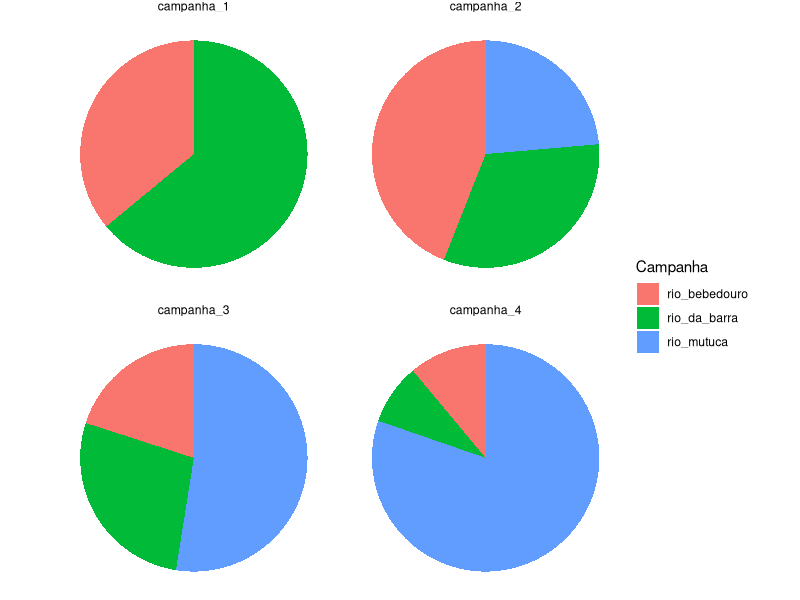

The R script that drew this image: (Note: this script raises an error after producing the figure.)
# Resumo da base de dados. Agora considerando rio e campanha
# Quantos insetos foram coletados? (Por rio e campanha)
# Qual a riqueza de classes, ordens e familias? (Por rio e campanha)
# Quais táxons mais e menos representativos? (Por rio e campanha) SERÁ??


############################### Ambiente #######################################
library(tidyverse)
library(RColorBrewer)
# setwd("C:/Users/Giovana/Desktop/mestrado_giovana/")


############################## Processamento ###################################
df <- read_csv("dados/processado/imaturos_piata_limpo.csv")


# Abundancia -------------------------------------------------------------------
sumario_especimes <- df %>%
  group_by(rio, campanha) %>% 
  summarise(abundancia_especimes = sum(abundance)) %>%
  ungroup() %>%
  group_by(campanha) %>%
  mutate(abundancia_total_campanha = sum(abundancia_especimes)) %>%
  ungroup() %>%
  mutate(abundancia_relativa = abundancia_especimes / abundancia_total_campanha)

# Pie chart por rio
plot <- 
  ggplot(
    sumario_especimes, aes(x = "", y = abundancia_relativa, fill = rio)
  ) +
  geom_bar(stat = "identity", width = 1) +
  coord_polar(theta = "y") +
  facet_wrap(~ campanha) +
  labs(x = NULL, y = NULL, fill = "Campanha") +
  theme_void() +
  theme(legend.position = "right")



sumario_abundancia_ordens <- df %>%
  group_by(rio, campanha, order) %>% 
  summarise(abundancia_ordens = sum(abundance)) %>%
  ungroup() %>%
  group_by(rio, campanha) %>%
  mutate(total_tratamento = sum(abundancia_ordens))%>%
  ungroup() %>%
  mutate(abundancia_relativa = abundancia_ordens / total_tratamento) 


# Transformar abaixo de 1% em outros
sumario_abundancia_ordens <-
sumario_abundancia_ordens %>%
mutate(order = ifelse(abundancia_relativa < 0.02, "outros", order)) %>%
group_by(rio, campanha, order) %>%
summarise(abundancia_relativa = sum(abundancia_relativa))
  
# Plot -------------------------------------------------------------------------
# Garantir que a ordem das campanhas fique correta

sumario_abundancia_ordens <- 
  sumario_abundancia_ordens %>%
  mutate(
    campanha = factor(
      campanha, 
      levels = c("campanha_1", "campanha_2", "campanha_3", "campanha_4")
    )
  )

# gráfico de barras empilhadas
plot <- ggplot(sumario_abundancia_ordens,
       aes(x = campanha, y = abundancia_relativa, fill = order)) +
  geom_bar(stat = "identity") +
  facet_wrap(~ rio) +
  scale_fill_manual(values = cores_contraste_escuro) +
  labs(x = "Campanha", 
       y = "Abundância relativa",
       fill = "Ordem") +
  theme_minimal(base_size = 8) +
  theme(axis.text.x = element_text(angle = 90, hjust = 0.5))
plot

# Riqueza ----------------------------------------------------------------------

# riqueza por classe ---
sumario_riqueza_classe <- df %>%
  group_by(rio, campanha, class) %>%
  summarise(riqueza = n_distinct(family))

# riqueza por ordem ---
sumario_riqueza_ordem <- df %>%
  group_by(rio, campanha, order) %>%
  summarise(riqueza = n_distinct(family))

# riqueza por rio e campanha ---
sumario_riqueza_rio_campanha <- df %>%
  group_by(rio, campanha) %>%
  summarise(riqueza = n_distinct(family))



################################### Descarte ###################################
cores_contraste_escuro <- c(
  "#1B9E77", "#D95F02", "#7570B3", "#E7298A",
  "#66A61E", "#E6AB02", "#A6761D", "#666666",
  "#8DD3C7", "#FB8072", "#80B1D3", "#FDB462",
  "#B3DE69", "#FCCDE5", "#BC80BD", "#CCEBC5", "#219107"
)
